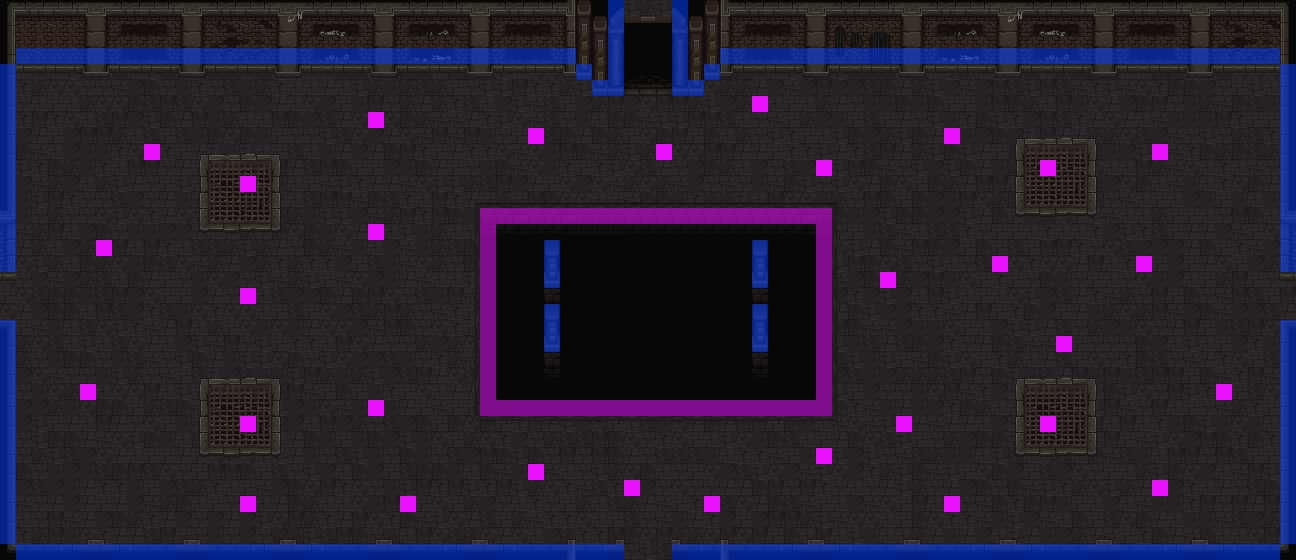

A 2D game scene composited from a Tiled map and its tileset images. What follows is a short description and the map's XML, with each tile layer's data collapsed to a summary:
An orthogonal 81x35 tile map with 16x16 px tiles, 5 tile layers (Terra, Terra2, Parets, Colisions, ...), 1 hidden layer not drawn, 2 tilesets.

<map version="1.5" tiledversion="1.7.2" orientation="orthogonal" renderorder="right-down" width="81" height="35" tilewidth="16" tileheight="16" infinite="0" nextlayerid="9" nextobjectid="1">
 <tileset firstgid="1" name="Floor1_TileSet" tilewidth="16" tileheight="16" tilecount="2560" columns="64">
  <image source="../Sprites/Maps/RF_Catacombs_v1.0/mainlevbuild.png" width="1024" height="640" />
 </tileset>
 <tileset firstgid="2561" name="Colisions" tilewidth="16" tileheight="16" tilecount="2" columns="2">
  <image source="../Sprites/Maps/Colisions.png" width="32" height="16" />
 </tileset>
 <layer id="2" name="Terra" width="81" height="35">
  <data>[2835 cells, 2835 non-empty, 30 distinct tile ids]</data>
 </layer>
 <layer id="7" name="Terra2" width="81" height="35">
  <data>[2835 cells, 240 non-empty, 60 distinct tile ids]</data>
 </layer>
 <layer id="1" name="Parets" width="81" height="35">
  <data>[2835 cells, 622 non-empty, 202 distinct tile ids]</data>
 </layer>
 <layer id="5" name="Porta" width="81" height="35" visible="0">
  <data>[2835 cells, 8 non-empty, 8 distinct tile ids]</data>
 </layer>
 <layer id="3" name="Colisions" width="81" height="35" opacity="0.54">
  <data>[2835 cells, 294 non-empty, 2 distinct tile ids]</data>
 </layer>
 <layer id="8" name="Enemics" width="81" height="35">
  <data>[2835 cells, 31 non-empty, 1 distinct tile ids]</data>
 </layer>
</map>
